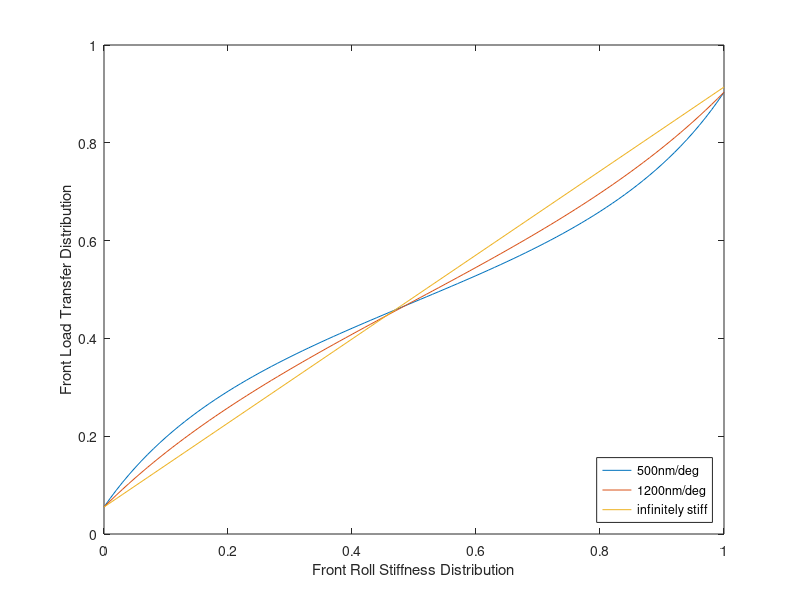
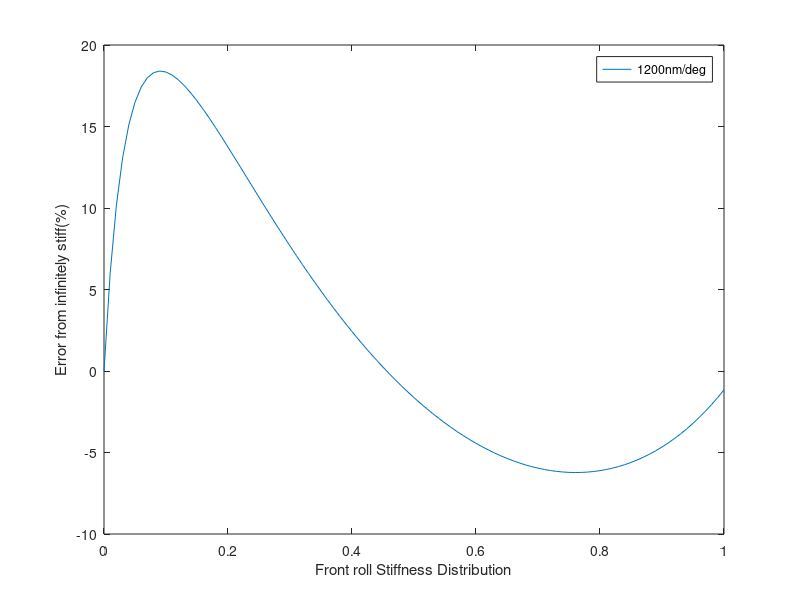

These charts were generated, in order, by the following MATLAB code:
clc, clearvars 

%% Suspension parameters 

trackwidth = 1.24; %m 

hG = .35; %CG height(m)

hsF = .35; %front CG height (m)

hsR = .35; %rear CG height(m)

m_T = 300; %Total vehicle mass(kg)

WD = .48; %Weight distribution relative to front

m_usF = 10; %Front unsprung mass(kg) (left and right combined)

m_usR = 10; %Rear unsprung mass(kg)

Kphi_t = 1200; %Total roll rate from springs (nm/deg)

Zf = .02795; %front roll center height(m)

Zr = .03556; %rear roll center height

RL =.205; %Tire loaded radius


%% Parameter calcs
dsf = hsF - Zf; %front roll moment arm (m)

dsr = hsR - Zr;

m_sF = (m_T*(WD)) - m_usF;

m_sR = (m_T * (1-WD)) - m_usR;

%% vary roll stiffness dist.
for (i = 1 : +1: 101)%sweep for LLTD(stiff chassis) in increments of .1
    Kch = 500;%Frame torsional stiffness(nm/deg)
    lambda = (i-1)*.01; %Front roll stiffness distribution
    mu = Kch/(Kphi_t);
    %roll springs are in parallel, chassis in series 
    A1 = (lambda^2 - (mu + 1)*lambda)/(lambda^2 - lambda - mu);
    A2 = (dsf*m_sF)/(hG*m_T);
    B1 = (mu*lambda)/(lambda^2 - lambda - mu);
    B2 = (dsr * m_sR)/(hG * m_T);
    C1 = (Zf * m_sF)/(hG *m_T);
    D1 = (RL * m_usF)/(hG*m_T);
    calc_rLLTD = A1*A2 - B1*B2 + C1+ D1;
    LLTD_ratio = calc_rLLTD/lambda;
    lambda_record(i) = lambda;%record each sweep value 
    rLLTD_record(i)= calc_rLLTD; 
    LLTD_ratio_record(i) = LLTD_ratio;
end

for (i = 1 : +1: 101)%sweep for LLTD(stiff chassis) in increments of .1
    Kch = 1200;%Frame torsional stiffness(nm/deg)
    lambda = (i-1)*.01; %Front roll stiffness distribution
    mu = Kch/(Kphi_t);
    %roll springs are in parallel, chassis in series 
    A1 = (lambda^2 - (mu + 1)*lambda)/(lambda^2 - lambda - mu);
    A2 = (dsf*m_sF)/(hG*m_T);
    B1 = (mu*lambda)/(lambda^2 - lambda - mu);
    B2 = (dsr * m_sR)/(hG * m_T);
    C1 = (Zf * m_sF)/(hG *m_T);
    D1 = (RL * m_usF)/(hG*m_T);
    calc_rLLTD = A1*A2 - B1*B2 + C1+ D1;
    LLTD_ratio = calc_rLLTD/lambda;
    lambda_record2(i) = lambda;%record each sweep value 
    rLLTD_record2(i)= calc_rLLTD; 
    LLTD_ratio_record2(i) = LLTD_ratio;
end

for (i = 1 : +1: 101)%Find load transfer for infinitly stiff chassis
    lambda = (i-1)*.01; %Front roll stiffness distribution
    %roll springs are in parallel, chassis in series 
    A1 = (lambda*dsf*(m_sR+m_sF)/(hG*m_T));
    B1 = Zf*m_sF/(hG*m_T);
    C1 = (RL*m_usF)/(hG*m_T);
    calc_rLLTD = A1 + B1 + C1;
    lambda_record3(i) = lambda;%record each sweep value 
    rLLTD_record3(i)= calc_rLLTD; 
end

plot(lambda_record, rLLTD_record) 
xlim([0, 1])
xlabel('Front Roll Stiffness Distribution')
ylabel('Front Load Transfer Distribution')

hold on 
plot(lambda_record2, rLLTD_record2) 
plot(lambda_record3, rLLTD_record3)
legend({'500nm/deg', '1200nm/deg', 'infinitely stiff'}, 'Location', 'southeast')

diff_LLTD = (rLLTD_record2 - rLLTD_record3)./(rLLTD_record3)*100;
figure
plot(lambda_record3,diff_LLTD)
xlabel('Front roll Stiffness Distribution')
ylabel('Error from infinitely stiff(%)')
legend('1200nm/deg')